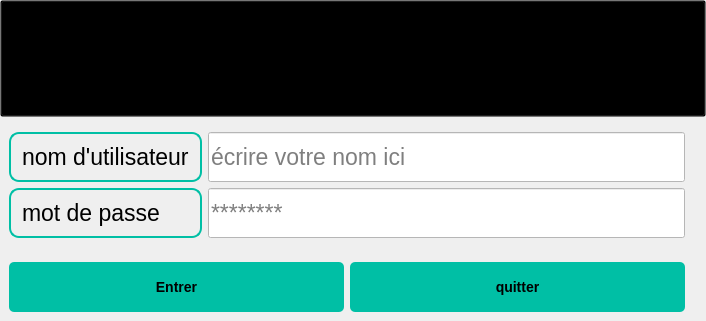
         <widget class="QWidget" name="tab_3">
          <property name="enabled">
           <bool>true</bool>
          </property>
          <attribute name="title">
           <string>ACCEUIL</string>
          </attribute>
          <layout class="QGridLayout" name="gridLayout_3">
           <property name="leftMargin">
            <number>0</number>
           </property>
           <property name="topMargin">
            <number>0</number>
           </property>
           <property name="rightMargin">
            <number>0</number>
           </property>
           <property name="bottomMargin">
            <number>0</number>
           </property>
           <item row="0" column="1" colspan="3">
            <widget class="QPushButton" name="pushButton_5">
             <property name="enabled">
              <bool>true</bool>
             </property>
             <property name="maximumSize">
              <size>
               <width>16777215</width>
               <height>16777215</height>
              </size>
             </property>
             <property name="font">
              <font>
               <family>Arial,sans-serif</family>
               <pointsize>30</pointsize>
               <weight>75</weight>
               <bold>true</bold>
              </font>
             </property>
             <property name="focusPolicy">
              <enum>Qt::StrongFocus</enum>
             </property>
             <property name="styleSheet">
              <string notr="true">background-image: url(:/C:/miniProjet/icons/bib.jpg);
background-color:transparent;
background-image: url(:/back.jpg);
color:#000000
;</string>
             </property>
             <property name="text">
              <string>Bienvenu à l'application de gestion
de la Bibliothéque de l'ISIMM</string>
             </property>
             <property name="icon">
              <iconset resource="icons/icons.qrc">
               <normaloff>:/isimm.png</normaloff>:/isimm.png</iconset>
             </property>
             <property name="iconSize">
              <size>
               <width>150</width>
               <height>150</height>
              </size>
             </property>
            </widget>
           </item>
           <item row="5" column="1">
            <widget class="QWidget" name="widget" native="true">
             <property name="minimumSize">
              <size>
               <width>0</width>
               <height>0</height>
              </size>
             </property>
             <property name="maximumSize">
              <size>
               <width>16777215</width>
               <height>100</height>
              </size>
             </property>
             <layout class="QGridLayout" name="gridLayout_4">
              <item row="1" column="0">
               <widget class="QPushButton" name="entrer">
                <property name="minimumSize">
                 <size>
                  <width>0</width>
                  <height>50</height>
                 </size>
                </property>
                <property name="styleSheet">
                 <string notr="true">/* Buttons */
QPushButton {
    font-family: &quot;Arial&quot;, sans-serif;
    font-size: 14px;
    font-weight: bold;
    color: #000000; /* Black text color */
    background-color: #00BFA5; /* Teal button background color */
    border: none;
    border-radius: 5px;
    padding: 8px 16px;
    text-align: center; /* Center align button text */
    text-transform: uppercase; /* Uppercase button text */
}

QPushButton:hover {
    background-color: #009980; /* Darker teal button background color on hover */
}</string>
                </property>
                <property name="text">
                 <string>Entrer</string>
                </property>
               </widget>
              </item>
              <item row="1" column="1">
               <widget class="QPushButton" name="quitter">
                <property name="minimumSize">
                 <size>
                  <width>0</width>
                  <height>50</height>
                 </size>
                </property>
                <property name="styleSheet">
                 <string notr="true">/* Buttons */
QPushButton {
    font-family: &quot;Arial&quot;, sans-serif;
    font-size: 14px;
    font-weight: bold;
    color: #000000; /* Black text color */
    background-color: #00BFA5; /* Teal button background color */
    border: none;
    border-radius: 5px;
    padding: 8px 16px;
    text-align: center; /* Center align button text */
    text-transform: uppercase; /* Uppercase button text */
}

QPushButton:hover {
    background-color: #009980; /* Darker teal button background color on hover */
}</string>
                </property>
                <property name="text">
                 <string>quitter</string>
                </property>
               </widget>
              </item>
             </layout>
            </widget>
           </item>
           <item row="4" column="1">
            <widget class="QWidget" name="widget_2" native="true">
             <property name="minimumSize">
              <size>
               <width>0</width>
               <height>0</height>
              </size>
             </property>
             <layout class="QGridLayout" name="gridLayout_6">
              <item row="1" column="0">
               <widget class="QLabel" name="label_2">
                <property name="minimumSize">
                 <size>
                  <width>0</width>
                  <height>0</height>
                 </size>
                </property>
                <property name="maximumSize">
                 <size>
                  <width>200</width>
                  <height>16777215</height>
                 </size>
                </property>
                <property name="font">
                 <font>
                  <family>Arial,sans-serif</family>
                  <pointsize>17</pointsize>
                 </font>
                </property>
                <property name="styleSheet">
                 <string notr="true">QLabel {
  background-color: none;
  border: 2px solid #00BFA5;
  border-radius: 10px;
  padding: 5px;
  color: #000000;
  font-size: 17pt;
  font-family: Arial, sans-serif;
}
</string>
                </property>
                <property name="text">
                 <string>mot de passe</string>
                </property>
               </widget>
              </item>
              <item row="0" column="1">
               <widget class="QLineEdit" name="user">
                <property name="minimumSize">
                 <size>
                  <width>0</width>
                  <height>50</height>
                 </size>
                </property>
                <property name="font">
                 <font>
                  <pointsize>17</pointsize>
                 </font>
                </property>
                <property name="toolTip">
                 <string/>
                </property>
                <property name="statusTip">
                 <string/>
                </property>
                <property name="styleSheet">
                 <string notr="true">background-color: rgb(255, 255, 255);
color: #000000
;</string>
                </property>
                <property name="inputMask">
                 <string/>
                </property>
                <property name="text">
                 <string/>
                </property>
                <property name="placeholderText">
                 <string>écrire votre nom ici</string>
                </property>
               </widget>
              </item>
              <item row="0" column="0">
               <widget class="QLabel" name="label">
                <property name="minimumSize">
                 <size>
                  <width>0</width>
                  <height>50</height>
                 </size>
                </property>
                <property name="maximumSize">
                 <size>
                  <width>200</width>
                  <height>16777215</height>
                 </size>
                </property>
                <property name="font">
                 <font>
                  <family>Arial,sans-serif</family>
                  <pointsize>17</pointsize>
                 </font>
                </property>
                <property name="styleSheet">
                 <string notr="true">QLabel {
  background-color: none;
  border: 2px solid #00BFA5;
  border-radius: 10px;
  padding: 5px;
  color: #000000;
  font-size: 17pt;
  font-family: Arial, sans-serif;
}
</string>
                </property>
                <property name="text">
                 <string>nom d'utilisateur</string>
                </property>
               </widget>
              </item>
              <item row="1" column="1">
               <widget class="QLineEdit" name="mdp">
                <property name="minimumSize">
                 <size>
                  <width>0</width>
                  <height>50</height>
                 </size>
                </property>
                <property name="font">
                 <font>
                  <pointsize>17</pointsize>
                 </font>
                </property>
                <property name="styleSheet">
                 <string notr="true">background-color: rgb(255, 255, 255);
color : black;</string>
                </property>
                <property name="text">
                 <string/>
                </property>
                <property name="echoMode">
                 <enum>QLineEdit::Password</enum>
                </property>
                <property name="placeholderText">
                 <string>********</string>
                </property>
               </widget>
              </item>
             </layout>
            </widget>
           </item>
          </layout>
         </widget>
